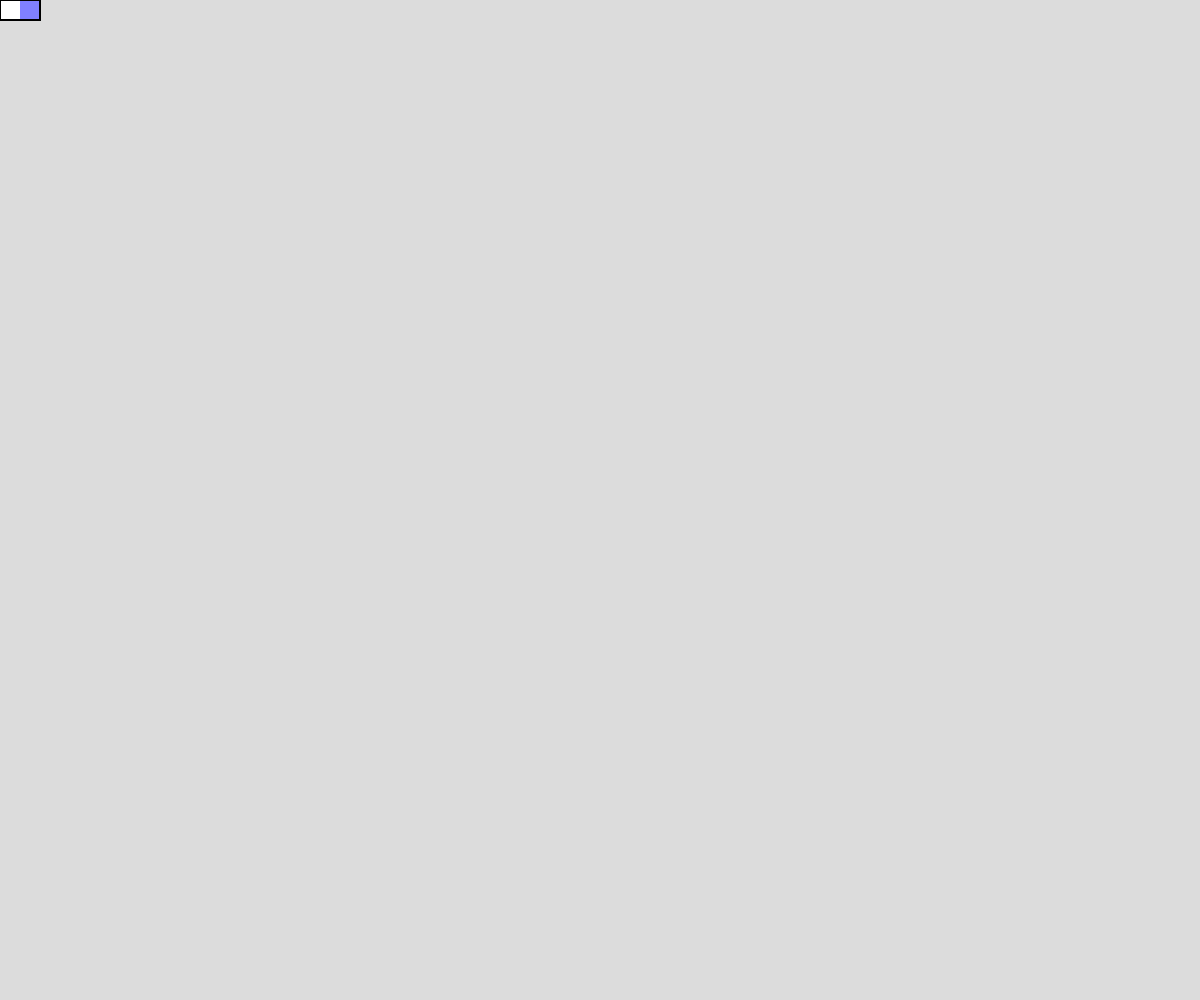
Frame 1 (no input)
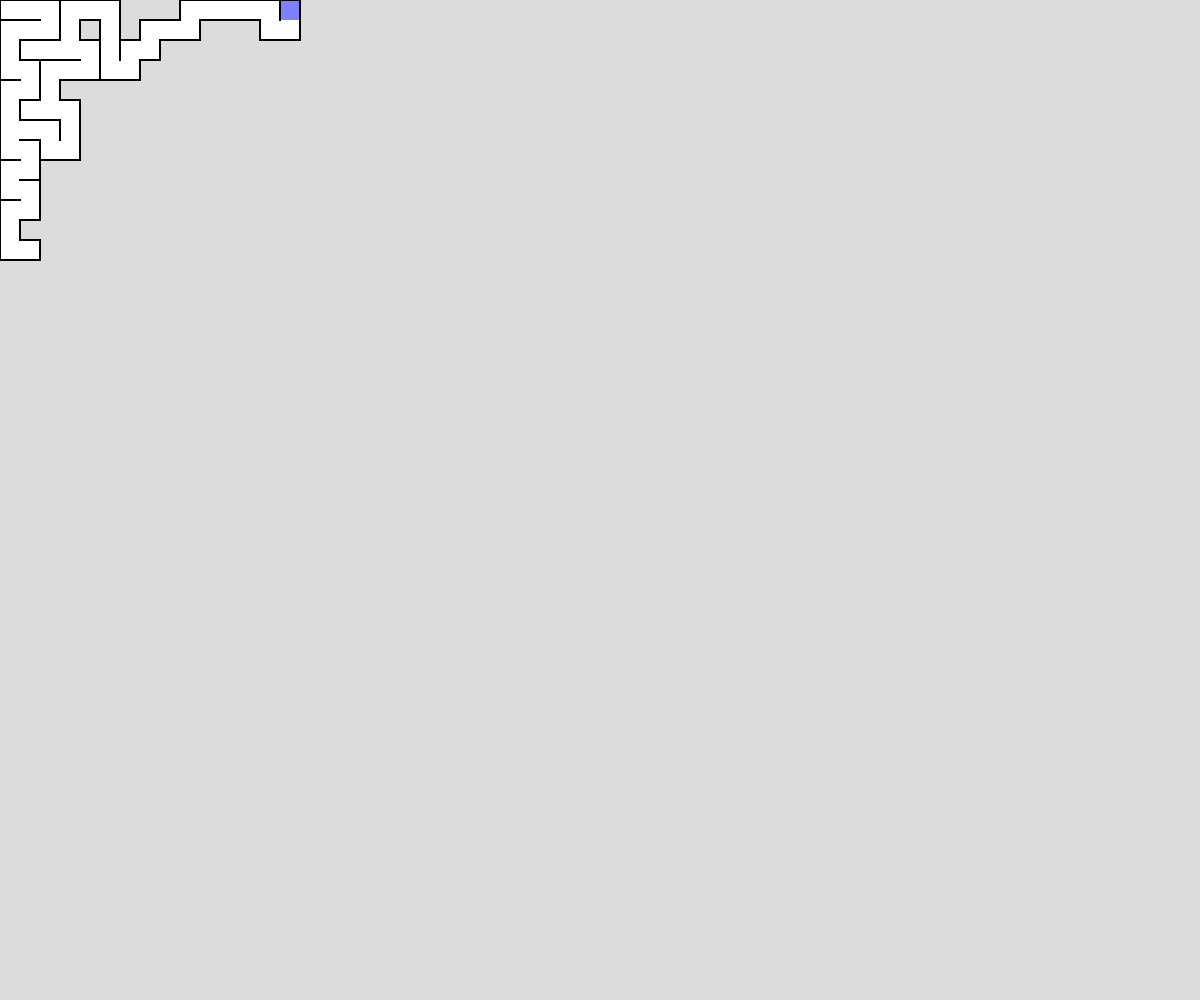
Frame 60 (no input)
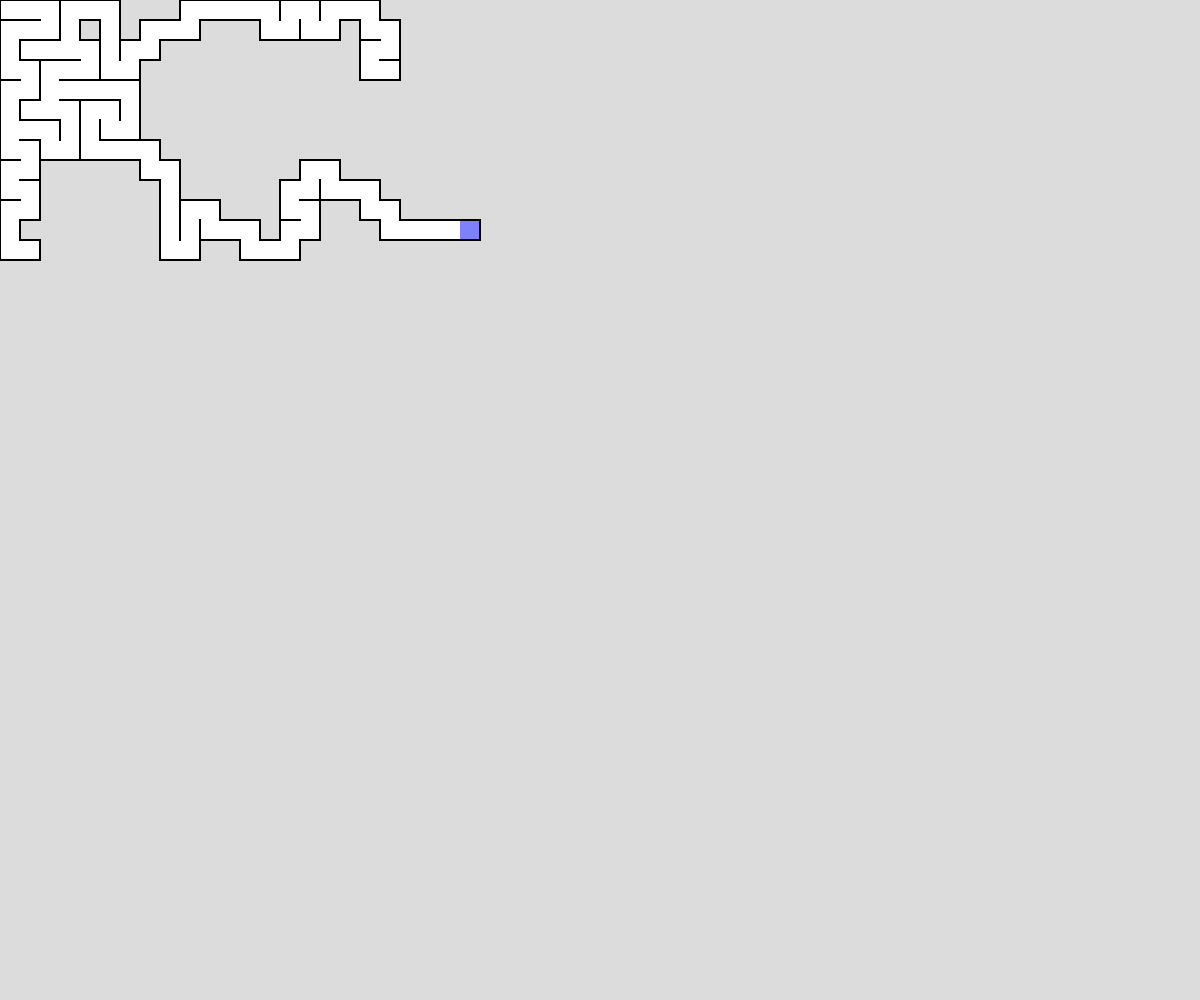
Frame 120 (the mouse pressed at the canvas centre since frame 60)

The p5.js sketch that drew these frames (run headless with seeded random() and noise() and a simulated clock; from frame 60 on, the mouse is pressed at the canvas centre):

// p5.js sketch
// ── sketch.js
let cellSize = 20;
let cells = [];
let trace = [];
let done = false;
let mX = 0;
let mY = 0;
let mWidth;
let mHeight;
let dir = {
  N: {
    id: 0,
    x: 0,
    y: -1
  },
  E: {
    id: 1,
    x: 1,
    y: 0
  },
  S: {
    id: 2,
    x: 0,
    y: 1
  },
  W: {
    id: 3,
    x: -1,
    y: 0
  }
};

function setup() {
  createCanvas(windowWidth - windowWidth % cellSize, windowHeight - windowHeight % cellSize);
  mWidth = width / cellSize;
  mHeight = height / cellSize;
  background(220);
  cells.push(new Cell(mX, mY));
  showAll();
}

function draw() {
  if (cells.length < mWidth * mHeight) {
    let backtrackIndex = null;
    while (backtrackIndex == null) {
      if (random() < 0.05) { // randomly start backtracking to create more random paths
        backtrackIndex = backtrack(floor(random(1, cells.length - 1)));
      } else {
        backtrackIndex = backtrack(cells.length - 1);
      }
    }
    direction = cells[backtrackIndex].directions.shift() //get cell's prefered direction
    mX = cells[backtrackIndex].x;
    mY = cells[backtrackIndex].y;
    previousCell = findCell(mX, mY);
    mX += direction.x; //set mX & mY to the new cell location
    mY += direction.y;
    cells.push(new Cell(mX, mY)); //create the new cell
    cells[cells.length - 1].walls[(direction.id + 6) % 4] = false; //remove unwanted wall
    cells[cells.length - 1].previous = previousCell;
    cells[previousCell].walls[(direction.id)] = false; //remove unwanted wall on previous
    showAll();
  } else {
    showAll();
    noLoop();
    backtrace(findCell(mWidth - 1, mHeight - 1));
    done = true;
  }
}

function mouseClicked() {
  if (done) {
    stroke(255, 0, 0);
    strokeWeight(3);
    noFill();
    beginShape();
    for (let i = 0; i < trace.length; i++) {
      let cell = cells[trace[i]];
      vertex(cell.cX + cellSize / 2, cell.cY + cellSize / 2);
    }
    endShape();
  }
}

function showAll() {
  background(220);
  for (let i = 0; i < cells.length; i++) {
    cells[i].show();
    // textAlign(LEFT, TOP)
    // textSize(6)
    // noStroke()
    // fill(0)
    // text(str(i), cells[i].x * cellSize + 1, cells[i].y * cellSize + 1)
  }
}

function backtrack(start) {
  let i = start;
  cells[i].pruneDirections(); //remove impossible movment locations
  while (cells[i].directions == 0) {
    i--;
    if (i == 0 && cells[i].directions != 0) {
      return null;
    }
    cells[i].pruneDirections();
  }
  return i;
}

function backtrace(start) {
  trace = [];
  trace.unshift(start);
  while (trace[0] != 0) {
    trace.unshift(cells[trace[0]].previous);
  }
}

function findCell(x, y) {
  for (let i = 0; i < cells.length; i++) {
    if (cells[i].x == x && cells[i].y == y) {
      return i;
    }
  }
  return null;
}

function outOfBounds(x, y) { //return if a given maze x or y is out of bounds
  return (x < 0 || y < 0 || x > mWidth - 1 || y > mHeight - 1);
}

class Cell {
  constructor(x_, y_, walls_ = [true, true, true, true]) {
    this.x = x_;
    this.y = y_;
    this.walls = walls_;
    this.directions = shuffle([dir.N, dir.E, dir.S, dir.W]);
    this.firstDraw = true;
  }
  show() { //draw the cell
    this.cX = this.x * cellSize;
    this.cY = this.y * cellSize;
    noStroke();
    if (this.firstDraw) {
      fill(128, 128, 255);
      this.firstDraw = false;
    } else {
      fill(255);
    }
    rect(this.cX, this.cY, cellSize, cellSize);
    stroke(0);
    strokeWeight(2);
    strokeCap(PROJECT);
    if (this.walls[0]) {
      line(this.cX, this.cY, this.cX + cellSize, this.cY);
    }
    if (this.walls[1]) {
      line(this.cX + cellSize, this.cY, this.cX + cellSize, this.cY + cellSize);
    }
    if (this.walls[2]) {
      line(this.cX, this.cY + cellSize, this.cX + cellSize, this.cY + cellSize);
    }
    if (this.walls[3]) {
      line(this.cX, this.cY, this.cX, this.cY + cellSize);
    }
  }
  pruneDirections() { //remove any directions that a cell cannot go
    for (let i = this.directions.length - 1; i >= 0; i--) {
      let checkX = this.x + this.directions[i].x;
      let checkY = this.y + this.directions[i].y;
      if (findCell(checkX, checkY) != null || outOfBounds(checkX, checkY)) {
        this.directions.splice(i, 1);
      }
    }
  }
}
